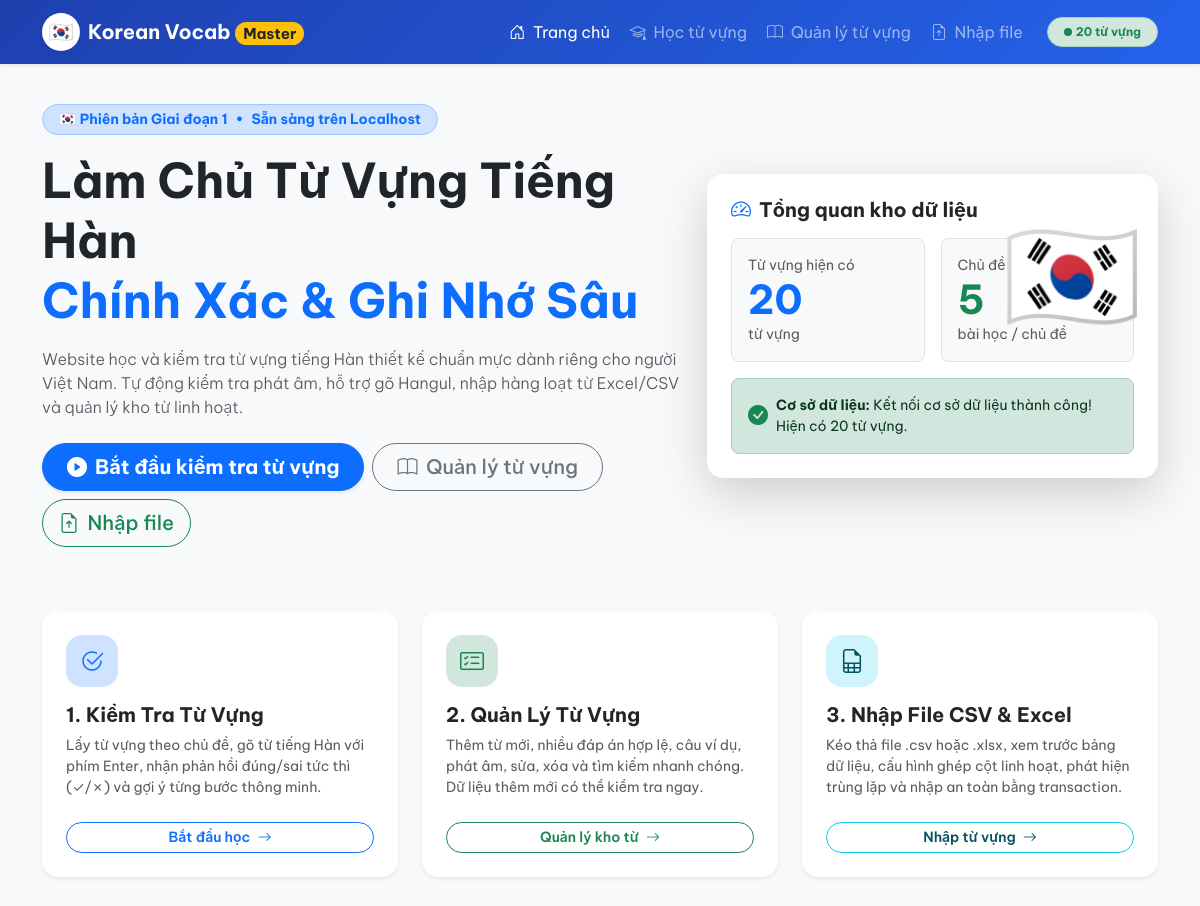
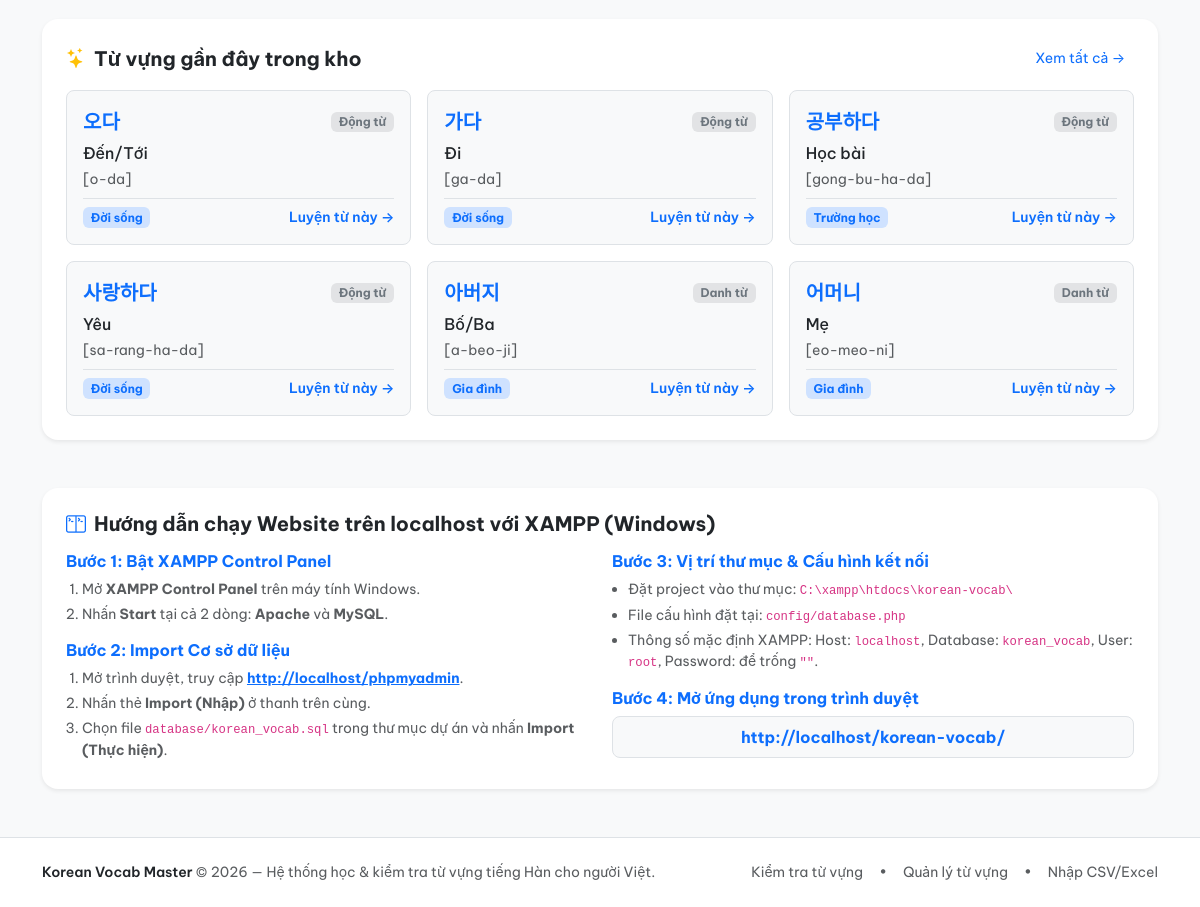
The page / on the database its author committed (2 pictures, top to bottom).
### tables this page shows
CREATE TABLE IF NOT EXISTS `vocabulary` (
  `id` INT AUTO_INCREMENT PRIMARY KEY,
  `korean` VARCHAR(255) NOT NULL COMMENT 'Từ tiếng Hàn chuẩn',
  `vietnamese` VARCHAR(255) NOT NULL COMMENT 'Nghĩa tiếng Việt',
  `pronunciation` VARCHAR(255) DEFAULT '' COMMENT 'Phiên âm / Romanization',
  `word_type` VARCHAR(50) DEFAULT 'Danh từ' COMMENT 'Loại từ: Danh từ, Động từ, Tính từ...',
  `example` TEXT DEFAULT NULL COMMENT 'Câu ví dụ tiếng Hàn',
  `example_translation` TEXT DEFAULT NULL COMMENT 'Dịch câu ví dụ tiếng Việt',
  `topic` VARCHAR(100) DEFAULT 'Cơ bản' COMMENT 'Chủ đề / Bài học',
  `created_at` DATETIME DEFAULT CURRENT_TIMESTAMP,
  `updated_at` DATETIME DEFAULT CURRENT_TIMESTAMP ON UPDATE CURRENT_TIMESTAMP,
  INDEX `idx_korean` (`korean`),
  INDEX `idx_topic` (`topic`)
);

### database.php (called while the page is built, shortened)
<?php
function getDbConnection(): PDO {
    static $pdo = null;
    if ($pdo !== null) {
        return $pdo;
    }
    $dsn = "mysql:host=" . DB_HOST . ";port=" . DB_PORT . ";dbname=" . DB_NAME . ";charset=" . DB_CHARSET;
    $options = [
        PDO::ATTR_ERRMODE            => PDO::ERRMODE_EXCEPTION,
        PDO::ATTR_DEFAULT_FETCH_MODE => PDO::FETCH_ASSOC,
        PDO::ATTR_EMULATE_PREPARES   => false,
        PDO::MYSQL_ATTR_INIT_COMMAND => "SET NAMES utf8mb4 COLLATE utf8mb4_unicode_ci"
    ];
    try {
        $pdo = new PDO($dsn, DB_USER, DB_PASS, $options);
        return $pdo;
    } catch (PDOException $e) {
        error_log("Database connection error: " . $e->getMessage());
        throw new PDOException("Không thể kết nối đến cơ sở dữ liệu '" . DB_NAME . "'. Vui lòng kiểm tra MySQL trong XAMPP đã được bật và đã import database/korean_vocab.sql chưa.", (int)$e->getCode());
    }
}
function checkDbConnection(): array {
    try {
        $pdo = getDbConnection();
        $stmt = $pdo->query("SHOW TABLES LIKE 'vocabulary'");
        $tableExists = $stmt->rowCount() > 0;
        $countStmt = $pdo->query("SELECT COUNT(*) AS total FROM vocabulary");
        $count = $countStmt->fetchColumn();
        return [
            'connected' => true,
            'tables_ready' => true,
            'vocab_count' => (int)$count,
            'message' => "Kết nối cơ sở dữ liệu thành công! Hiện có " . $count . " từ vựng."
        ];
    } catch (PDOException $e) {
        return [
            'connected' => false,
            'tables_ready' => false,
            'vocab_count' => 0,
            'message' => $e->getMessage()
        ];
    }
}

### index.php (the view, shortened to what this page needs)
<?php
require_once __DIR__ . '/config/database.php';
$dbStatus = checkDbConnection();
$totalWords = 0;
$totalTopics = 0;
$recentWords = [];
if ($dbStatus['connected'] && $dbStatus['tables_ready']) {
    try {
        $pdo = getDbConnection();
        $totalWords = (int)$pdo->query("SELECT COUNT(*) FROM vocabulary")->fetchColumn();
        $totalTopics = (int)$pdo->query("SELECT COUNT(DISTINCT topic) FROM vocabulary WHERE topic IS NOT NULL AND topic != ''")->fetchColumn();
        $recentStmt = $pdo->query("SELECT id, korean, vietnamese, pronunciation, word_type, topic FROM vocabulary ORDER BY id DESC LIMIT 6");
        $recentWords = $recentStmt->fetchAll();
    } catch (Exception $e) {
    }
}
require_once __DIR__ . '/includes/header.php';
?>
<div class="row align-items-center mb-5 py-3">
    <div class="col-lg-7 mb-4 mb-lg-0">
        <div class="d-inline-flex align-items-center gap-2 px-3 py-1 bg-primary-subtle text-primary border border-primary-subtle rounded-pill small fw-bold mb-3">
            <span>🇰🇷 Phiên bản Giai đoạn 1</span>
            <span>&bull;</span>
            <span>Sẵn sàng trên Localhost</span>
        </div>
        <h1 class="display-5 fw-bold text-dark lh-sm mb-3">
            Làm Chủ Từ Vựng Tiếng Hàn <br>
            <span class="text-primary">Chính Xác &amp; Ghi Nhớ Sâu</span>
        </h1>
        <p class="lead text-muted mb-4 fs-6">
            Website học và kiểm tra từ vựng tiếng Hàn thiết kế chuẩn mực dành riêng cho người Việt Nam. Tự động kiểm tra phát âm, hỗ trợ gõ Hangul, nhập hàng loạt từ Excel/CSV và quản lý kho từ linh hoạt.
        </p>
        <div class="d-flex flex-wrap gap-2">
            <a href="study.php" class="btn btn-primary btn-lg rounded-pill px-4 fw-bold shadow-sm d-flex align-items-center gap-2">
                <i class="bi bi-play-circle-fill fs-5"></i>
                <span>Bắt đầu kiểm tra từ vựng</span>
            </a>
            <a href="vocabulary.php" class="btn btn-outline-secondary btn-lg rounded-pill px-4 fw-medium">
                <i class="bi bi-book me-1"></i> Quản lý từ vựng
            </a>
            <a href="import.php" class="btn btn-outline-success btn-lg rounded-pill px-3 fw-medium">
                <i class="bi bi-file-earmark-arrow-up me-1"></i> Nhập file
            </a>
        </div>
    </div>
    <div class="col-lg-5">
        <div class="card border-0 shadow-lg rounded-4 p-4 bg-white position-relative overflow-hidden">
            <div class="position-absolute top-0 end-0 p-3 opacity-10">
                <span style="font-size: 7rem;">🇰🇷</span>
            </div>
            <h5 class="fw-bold text-dark mb-3 d-flex align-items-center gap-2">
                <i class="bi bi-speedometer2 text-primary"></i>
                <span>Tổng quan kho dữ liệu</span>
            </h5>
            <div class="row g-3 mb-3">
                <div class="col-6">
                    <div class="p-3 bg-light rounded-3 border">
                        <div class="text-muted small">Từ vựng hiện có</div>
                        <div class="display-6 fw-bold text-primary"><?= number_format($totalWords) ?></div>
                        <div class="small text-muted">từ vựng</div>
                    </div>
                </div>
                <div class="col-6">
                    <div class="p-3 bg-light rounded-3 border">
                        <div class="text-muted small">Chủ đề phân loại</div>
                        <div class="display-6 fw-bold text-success"><?= number_format($totalTopics) ?></div>
                        <div class="small text-muted">bài học / chủ đề</div>
                    </div>
                </div>
            </div>
            <div class="p-3 rounded-3 <?= $dbStatus['connected'] && $dbStatus['tables_ready'] ? 'bg-success-subtle text-success-emphasis border border-success-subtle' : 'bg-warning-subtle text-warning-emphasis border border-warning-subtle' ?> d-flex align-items-center gap-2 small">
                <i class="bi <?= $dbStatus['connected'] && $dbStatus['tables_ready'] ? 'bi-check-circle-fill text-success' : 'bi-exclamation-triangle-fill text-warning' ?> fs-5"></i>
                <div>
                    <strong>Cơ sở dữ liệu:</strong> <?= htmlspecialchars($dbStatus['message']) ?>
                </div>
            </div>
        </div>
    </div>
</div>
<div class="row g-4 mb-5">
    <div class="col-md-4">
        <div class="card h-100 border-0 shadow-sm rounded-4 p-4 card-hover bg-white">
            <div class="d-inline-flex align-items-center justify-content-center bg-primary-subtle text-primary rounded-4 mb-3" style="width: 52px; height: 52px; font-size: 1.5rem;">
                <i class="bi bi-check2-circle"></i>
            </div>
            <h5 class="fw-bold text-dark mb-2">1. Kiểm Tra Từ Vựng</h5>
            <p class="text-muted small mb-4">
                Lấy từ vựng theo chủ đề, gõ từ tiếng Hàn với phím Enter, nhận phản hồi đúng/sai tức thì (✓/✗) và gợi ý từng bước thông minh.
            </p>
            <a href="study.php" class="btn btn-sm btn-outline-primary rounded-pill mt-auto fw-semibold">
                Bắt đầu học <i class="bi bi-arrow-right ms-1"></i>
            </a>
        </div>
    </div>
    <div class="col-md-4">
        <div class="card h-100 border-0 shadow-sm rounded-4 p-4 card-hover bg-white">
            <div class="d-inline-flex align-items-center justify-content-center bg-success-subtle text-success rounded-4 mb-3" style="width: 52px; height: 52px; font-size: 1.5rem;">
                <i class="bi bi-card-checklist"></i>
            </div>
            <h5 class="fw-bold text-dark mb-2">2. Quản Lý Từ Vựng</h5>
            <p class="text-muted small mb-4">
                Thêm từ mới, nhiều đáp án hợp lệ, câu ví dụ, phát âm, sửa, xóa và tìm kiếm nhanh chóng. Dữ liệu thêm mới có thể kiểm tra ngay.
            </p>
            <a href="vocabulary.php" class="btn btn-sm btn-outline-success rounded-pill mt-auto fw-semibold">
                Quản lý kho từ <i class="bi bi-arrow-right ms-1"></i>
            </a>
        </div>
    </div>
    <div class="col-md-4">
        <div class="card h-100 border-0 shadow-sm rounded-4 p-4 card-hover bg-white">
            <div class="d-inline-flex align-items-center justify-content-center bg-info-subtle text-info-emphasis rounded-4 mb-3" style="width: 52px; height: 52px; font-size: 1.5rem;">
                <i class="bi bi-file-earmark-spreadsheet"></i>
            </div>
            <h5 class="fw-bold text-dark mb-2">3. Nhập File CSV &amp; Excel</h5>
            <p class="text-muted small mb-4">
                Kéo thả file .csv hoặc .xlsx, xem trước bảng dữ liệu, cấu hình ghép cột linh hoạt, phát hiện trùng lặp và nhập an toàn bằng transaction.
            </p>
            <a href="import.php" class="btn btn-sm btn-outline-info rounded-pill mt-auto fw-semibold text-info-emphasis">
                Nhập từ vựng <i class="bi bi-arrow-right ms-1"></i>
            </a>
        </div>
    </div>
</div>
<?php if (!empty($recentWords)): ?>
<div class="card border-0 shadow-sm rounded-4 p-4 mb-5 bg-white">
    <div class="d-flex justify-content-between align-items-center mb-3">
        <h5 class="fw-bold text-dark mb-0 d-flex align-items-center gap-2">
            <i class="bi bi-stars text-warning"></i>
            <span>Từ vựng gần đây trong kho</span>
        </h5>
        <a href="vocabulary.php" class="btn btn-sm btn-link text-decoration-none">Xem tất cả &rarr;</a>
    </div>
    <div class="row g-3">
        <?php foreach ($recentWords as $rw): ?>
        <div class="col-lg-4 col-md-6">
            <div class="p-3 bg-light rounded-3 border h-100 d-flex flex-column justify-content-between">
                <div>
                    <div class="d-flex justify-content-between align-items-center mb-1">
                        <span class="font-korean fs-5 fw-bold text-primary"><?= htmlspecialchars($rw['korean']) ?></span>
                        <span class="badge bg-secondary-subtle text-secondary small"><?= htmlspecialchars($rw['word_type'] ?? 'Danh từ') ?></span>
                    </div>
                    <div class="fw-medium text-dark mb-1"><?= htmlspecialchars($rw['vietnamese']) ?></div>
                    <?php if (!empty($rw['pronunciation'])): ?>
                        <div class="small text-muted font-korean">[<?= htmlspecialchars($rw['pronunciation']) ?>]</div>
                    <?php endif; ?>
                </div>
                <div class="mt-2 pt-2 border-top d-flex justify-content-between align-items-center">
                    <span class="badge bg-primary-subtle text-primary small"><?= htmlspecialchars($rw['topic'] ?? 'Cơ bản') ?></span>
                    <a href="study.php?topic=<?= urlencode($rw['topic'] ?? 'all') ?>" class="small text-decoration-none fw-semibold">Luyện từ này &rarr;</a>
                </div>
            </div>
        </div>
        <?php endforeach; ?>
    </div>
</div>
<?php endif; ?>
<div id="db-guide" class="card border-0 shadow-sm rounded-4 p-4 mb-4 bg-white">
    <h5 class="fw-bold text-dark mb-3 d-flex align-items-center gap-2">
        <i class="bi bi-terminal-split text-primary"></i>
        <span>Hướng dẫn chạy Website trên localhost với XAMPP (Windows)</span>
    </h5>
    <div class="row g-4">
        <div class="col-md-6">
            <h6 class="fw-bold text-primary mb-2">Bước 1: Bật XAMPP Control Panel</h6>
            <ol class="small text-muted ps-3 mb-3">
                <li class="mb-1">Mở <strong>XAMPP Control Panel</strong> trên máy tính Windows.</li>
                <li class="mb-1">Nhấn <strong>Start</strong> tại cả 2 dòng: <strong>Apache</strong> và <strong>MySQL</strong>.</li>
            </ol>
            <h6 class="fw-bold text-primary mb-2">Bước 2: Import Cơ sở dữ liệu</h6>
            <ol class="small text-muted ps-3 mb-0">
                <li class="mb-1">Mở trình duyệt, truy cập <a href="http://localhost/phpmyadmin" target="_blank" class="fw-bold">http://localhost/phpmyadmin</a>.</li>
                <li class="mb-1">Nhấn thẻ <strong>Import (Nhập)</strong> ở thanh trên cùng.</li>
                <li class="mb-1">Chọn file <code>database/korean_vocab.sql</code> trong thư mục dự án và nhấn <strong>Import (Thực hiện)</strong>.</li>
            </ol>
        </div>
        <div class="col-md-6">
            <h6 class="fw-bold text-primary mb-2">Bước 3: Vị trí thư mục &amp; Cấu hình kết nối</h6>
            <ul class="small text-muted ps-3 mb-3">
                <li class="mb-1">Đặt project vào thư mục: <code>C:\xampp\htdocs\korean-vocab\</code></li>
                <li class="mb-1">File cấu hình đặt tại: <code>config/database.php</code></li>
                <li class="mb-1">Thông số mặc định XAMPP: Host: <code>localhost</code>, Database: <code>korean_vocab</code>, User: <code>root</code>, Password: để trống <code>""</code>.</li>
            </ul>
            <h6 class="fw-bold text-primary mb-2">Bước 4: Mở ứng dụng trong trình duyệt</h6>
            <div class="p-2 bg-light rounded-3 border text-center">
                <a href="http://localhost/korean-vocab/" target="_blank" class="fw-bold text-primary text-decoration-none fs-6">
                    http://localhost/korean-vocab/
                </a>
            </div>
        </div>
    </div>
</div>
<?php require_once __DIR__ . '/includes/footer.php'; ?>

### rows shown on the page
vocabulary: korean "오다", word_type "Động từ", vietnamese "Đến/Tới", pronunciation "o-da", topic "Đời sống"
vocabulary: korean "가다", word_type "Động từ", vietnamese "Đi", pronunciation "ga-da", topic "Đời sống"
vocabulary: korean "공부하다", word_type "Động từ", vietnamese "Học bài", pronunciation "gong-bu-ha-da", topic "Trường học"
vocabulary: korean "사랑하다", word_type "Động từ", vietnamese "Yêu", pronunciation "sa-rang-ha-da", topic "Đời sống"
vocabulary: korean "아버지", word_type "Danh từ", vietnamese "Bố/Ba", pronunciation "a-beo-ji", topic "Gia đình"
vocabulary: korean "어머니", word_type "Danh từ", vietnamese "Mẹ", pronunciation "eo-meo-ni", topic "Gia đình"

### other values the page prints
$dbStatus['vocab_count'] "20"
$totalWords "20"
$totalTopics "5"
$dbStatus['message'] "Kết nối cơ sở dữ liệu thành công! Hiện có 20 từ vựng."
